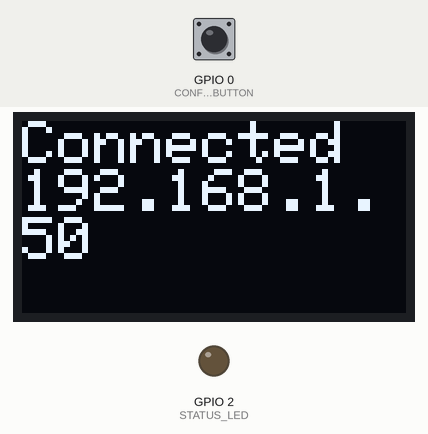
Recording of a sketch running on a simulated ESP32. Parts: 128×64 one-colour display, output pins drawn as LEDs (lit = HIGH). The inputs (shaded band) are chosen by the test bench; at power-on: GPIO 0 (CONFIG_BUTTON) HIGH. WiFi joins after 1.5 s; servers stay silent unless stated; a WiFi scan finds three made-up networks; EEPROM starts erased; the Firebase database answers and starts empty; what the sketch prints to the serial monitor is not drawn.

Above: at 4.7 s.
At 9.9 s:
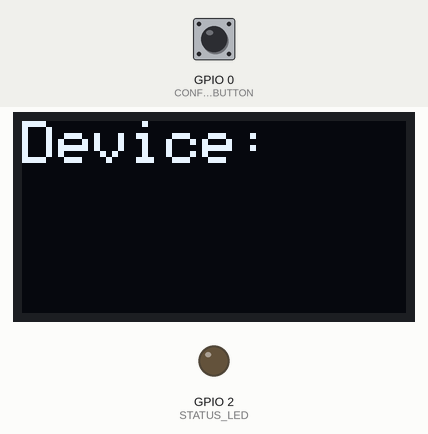
10.0 s: GPIO 0 (CONFIG_BUTTON) pulled LOW for 3.2 s
At 12.2 s:
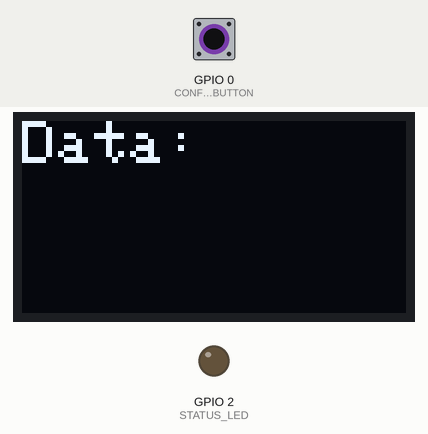
At 14.2 s:
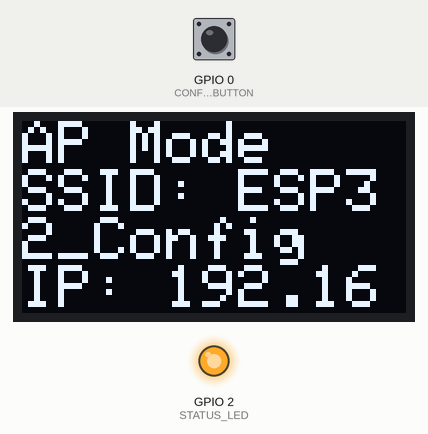
Timing chart, 0 to 15.7 s (numbered marks = the images above; inputs shaded):
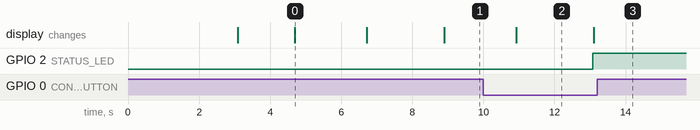

Measured:
- after the input at 10.0 s, GPIO 2 (STATUS_LED): LOW → HIGH after 3.1 s; the display: first differs from a run without the input after 3.1 s (image 3)
- what the display in image 0 shows lasts 2.0 s, from 4.7 s to 6.7 s
- what the display in image 2 shows lasts 2.2 s, from 10.9 s to 13.1 s

The sketch:

LAB2_EEPROM_WIFI.ino
```cpp
#include <EEPROM.h>
#include <WiFi.h>
#include <WebServer.h>
#include <Wire.h>
#include <Adafruit_GFX.h>
#include <Adafruit_SSD1306.h>
#include <Firebase_ESP_Client.h>

// Constants
#define EEPROM_SIZE 100
#define FIREBASE_AUTH "YOUR-API-KEY"
#define FIREBASE_URL "https://your-project-id.firebaseio.com/"
#define SCREEN_WIDTH 128
#define SCREEN_HEIGHT 64
#define CONFIG_BUTTON 0
#define STATUS_LED 2

// OLED Display
Adafruit_SSD1306 display(SCREEN_WIDTH, SCREEN_HEIGHT, &Wire, -1);

// Firebase
FirebaseData fbdo;
FirebaseAuth auth;
FirebaseConfig config;

// Web Server
WebServer server(80);

// Credentials
String ssid = "";
String password = "";
String deviceId = "";
bool apmode = false;
bool scanComplete = false;
String scannedNetworks = "<p>Scanning networks...</p>";

// Function Prototypes
void showMessage(String line1, String line2 = "", String line3 = "");
void connectWiFi();
void enterAPMode();
void handleWebServer();
void writeEEPROM(int start, String data);
String readEEPROM(int start);
void setupFirebase();
void fetchFirebaseText();
void clearEEPROM();

void showMessage(String line1, String line2, String line3) {
  display.clearDisplay();
  display.setCursor(0, 0);
  display.setTextSize(2);
  display.setTextColor(WHITE);
  display.println(line1);
  if (line2 != "") display.println(line2);
  if (line3 != "") display.println(line3);
  display.display();

  Serial.println(line1);
  if (line2 != "") Serial.println(line2);
  if (line3 != "") Serial.println(line3);
  Serial.println("----------------------");
}

void connectWiFi() {
  WiFi.begin(ssid.c_str(), password.c_str());
  showMessage("Connecting to WiFi", ssid);
  Serial.print("Connecting to WiFi: "); Serial.println(ssid);

  int attempts = 0;
  while (WiFi.status() != WL_CONNECTED && attempts < 20) {
    delay(500);
    display.print(".");
    display.display();
    Serial.print(".");
    attempts++;
  }
  Serial.println();

  if (WiFi.status() == WL_CONNECTED) {
    showMessage("Connected", WiFi.localIP().toString());
    Serial.println("WiFi connected");
    delay(2000);  // Show connection status for 2 seconds
    Serial.print("IP Address: "); Serial.println(WiFi.localIP());
    apmode = false;
  } else {
    showMessage("WiFi Failed", "Starting AP Mode");
    Serial.println("WiFi connection failed - Starting AP Mode");
    delay(2000);  // Show failure status for 2 seconds
    enterAPMode();  // Automatically enter AP mode when WiFi fails
  }
}

void enterAPMode() {
  apmode = true;
  digitalWrite(STATUS_LED, HIGH);
  WiFi.mode(WIFI_AP_STA);
  WiFi.softAP("ESP32_Config", "");
  showMessage("AP Mode", "SSID: ESP32_Config", "IP: " + WiFi.softAPIP().toString());
  WiFi.scanNetworks(true);
  handleWebServer();
}

void handleWebServer() {
  server.on("/", HTTP_GET, []() {
    String html = R"rawliteral(
      <!DOCTYPE html>
      <html lang="en">
      <head>
          <meta charset="UTF-8">
          <meta name="viewport" content="width=device-width, initial-scale=1.0">
          <title>ESP32 Configuration</title>
          <style>
              body {
                  font-family: 'Arial', sans-serif;
                  background-color: #fafafa;
                  color: #4a4a4a;
                  padding: 20px;
                  display: flex;
                  justify-content: center;
                  align-items: center;
                  min-height: 100vh;
                  margin: 0;
              }
              .container {
                  background: #ffffff;
                  border-radius: 15px;
                  box-shadow: 0 4px 15px rgba(0, 0, 0, 0.1);
                  width: 100%;
                  max-width: 600px;
                  padding: 30px;
                  text-align: center;
              }
              h1 {
                  color: #e91e63;
                  font-size: 28px;
                  margin-bottom: 30px;
                  font-weight: 600;
              }
              .form-group {
                  margin-bottom: 20px;
                  text-align: left;
              }
              label {
                  display: block;
                  color: #666;
                  margin-bottom: 8px;
                  font-size: 14px;
              }
              input[type="text"], input[type="password"] {
                  width: 100%;
                  padding: 12px;
                  border: 2px solid #f8bbd0;
                  border-radius: 8px;
                  font-size: 16px;
                  transition: all 0.3s ease;
                  box-sizing: border-box;
              }
              input[type="text"]:focus, input[type="password"]:focus {
                  border-color: #e91e63;
                  outline: none;
                  box-shadow: 0 0 0 3px rgba(233, 30, 99, 0.1);
              }
              .btn {
                  background-color: #e91e63;
                  color: white;
                  border: none;
                  padding: 12px 30px;
                  border-radius: 8px;
                  font-size: 16px;
                  cursor: pointer;
                  transition: background-color 0.3s ease;
                  width: 100%;
                  margin-top: 10px;
              }
              .btn:hover {
                  background-color: #c2185b;
              }
              .btn-secondary {
                  background-color: #9e9e9e;
                  margin-top: 10px;
              }
              .btn-secondary:hover {
                  background-color: #757575;
              }
              .btn-danger {
                  background-color: #f44336;
                  margin-top: 10px;
              }
              .btn-danger:hover {
                  background-color: #d32f2f;
              }
              .status {
                  margin-top: 20px;
                  padding: 15px;
                  border-radius: 8px;
                  background-color: #f8bbd0;
                  color: #c2185b;
                  font-size: 14px;
              }
              .current-settings {
                  margin-top: 30px;
                  padding: 20px;
                  background-color: #fff5f8;
                  border-radius: 8px;
                  text-align: left;
              }
              .current-settings h2 {
                  color: #e91e63;
                  font-size: 18px;
                  margin-bottom: 15px;
              }
              .current-settings p {
                  margin: 8px 0;
                  color: #666;
                  font-size: 14px;
              }
              .current-settings strong {
                  color: #e91e63;
              }
              .networks-table {
                  width: 100%;
                  margin-top: 20px;
                  border-collapse: separate;
                  border-spacing: 0;
                  background: #fff5f8;
                  border-radius: 12px;
                  overflow: hidden;
                  box-shadow: 0 2px 8px rgba(233,30,99,0.08);
                  border: 2px solid #f8bbd0;
              }
              .networks-table th {
                  background-color: #e91e63;
                  color: white;
                  padding: 12px;
                  text-align: left;
                  font-weight: 500;
                  border-bottom: 2px solid #f8bbd0;
              }
              .networks-table td {
                  padding: 12px;
                  border-bottom: 1px solid #f8bbd0;
                  color: #666;
              }
              .networks-table tr:last-child td {
                  border-bottom: none;
              }
              .networks-table tr:hover {
                  background-color: #f8bbd0;
              }
              .signal-strength {
                  display: inline-block;
                  width: 60px;
                  height: 20px;
                  background: #f8bbd0;
                  border-radius: 10px;
                  overflow: hidden;
                  position: relative;
              }
              .signal-bar {
                  height: 100%;
                  background: #e91e63;
                  border-radius: 10px;
                  transition: width 0.3s ease;
              }
              .button-group {
                  display: flex;
                  gap: 10px;
                  margin-top: 20px;
              }
              .button-group .btn {
                  flex: 1;
                  margin: 0;
              }
              .refresh-btn {
                  background-color: #f8bbd0;
                  color: #e91e63;
                  font-weight: bold;
                  margin-top: 10px;
                  border: none;
                  border-radius: 8px;
                  box-shadow: 0 2px 8px rgba(233,30,99,0.08);
                  transition: background 0.3s, color 0.3s;
              }
              .refresh-btn:hover {
                  background-color: #e91e63;
                  color: #fff;
              }
          </style>
      </head>
      <body>
          <div class="container">
              <h1>ESP32 Configuration</h1>
              <div class="current-settings">
                  <h2>Current Settings</h2>
                  <p><strong>SSID:</strong> )rawliteral" + ssid + R"rawliteral(</p>
                  <p><strong>Device ID:</strong> )rawliteral" + deviceId + R"rawliteral(</p>
              </div>
              <form action="/save" method="POST">
                  <div class="form-group">
                      <label for="ssid">WiFi SSID</label>
                      <input type="text" id="ssid" name="ssid" placeholder="Enter WiFi SSID" required>
                  </div>
                  <div class="form-group">
                      <label for="pass">WiFi Password</label>
                      <input type="password" id="pass" name="pass" placeholder="Enter WiFi Password">
                  </div>
                  <div class="form-group">
                      <label for="devid">Device ID</label>
                      <input type="text" id="devid" name="devid" placeholder="Enter Device ID" required>
                  </div>
                  <div class="button-group">
                      <button type="submit" class="btn">Save Settings</button>
                      <button type="button" class="btn btn-secondary" onclick="clearFields()">Clear Fields</button>
                  </div>
              </form>
              <h3>Available Networks</h3>
              <button class="btn refresh-btn" onclick="window.location.reload()">Refresh Networks</button>
              <div style="margin-top:10px;">
              )rawliteral" + scannedNetworks + R"rawliteral(
              </div>
              <div class="button-group">
                  <button class="btn btn-danger" onclick="window.location.href='/clear';">Clear All Data</button>
              </div>
              <div class="status">
                  Connect to ESP32_Config to configure your device
              </div>
          </div>
          <script>
              function clearFields() {
                  document.getElementById('ssid').value = '';
                  document.getElementById('pass').value = '';
                  document.getElementById('devid').value = '';
              }
          </script>
      </body>
      </html>
    )rawliteral";
    server.send(200, "text/html", html);
  });

  server.on("/save", HTTP_POST, []() {
    String newSSID = server.arg("ssid");
    String newPass = server.arg("pass");
    String newDevID = server.arg("devid");

    if (newSSID.length() > 0 && newDevID.length() > 0) {
      writeEEPROM(0, newSSID);
      writeEEPROM(30, newPass);
      writeEEPROM(60, newDevID);
      String html = R"rawliteral(
        <!DOCTYPE html>
        <html lang="en">
        <head>
            <meta charset="UTF-8">
            <meta name="viewport" content="width=device-width, initial-scale=1.0">
            <title>Settings Saved</title>
            <style>
                body {
                    font-family: 'Arial', sans-serif;
                    background-color: #fafafa;
                    color: #4a4a4a;
                    padding: 20px;
                    display: flex;
                    justify-content: center;
                    align-items: center;
                    min-height: 100vh;
                    margin: 0;
                }

                .container {
                    background: #ffffff;
                    border-radius: 15px;
                    box-shadow: 0 4px 15px rgba(0, 0, 0, 0.1);
                    width: 100%;
                    max-width: 400px;
                    padding: 30px;
                    text-align: center;
                }

                .success-icon {
                    font-size: 60px;
                    color: #e91e63;
                    margin-bottom: 20px;
                }

                h1 {
                    color: #e91e63;
                    font-size: 24px;
                    margin-bottom: 20px;
                }

                p {
                    color: #666;
                    margin-bottom: 30px;
                }

                .btn {
                    background-color: #e91e63;
                    color: white;
                    border: none;
                    padding: 12px 30px;
                    border-radius: 8px;
                    font-size: 16px;
                    cursor: pointer;
                    transition: background-color 0.3s ease;
                    text-decoration: none;
                    display: inline-block;
                }

                .btn:hover {
                    background-color: #c2185b;
                }
            </style>
        </head>
        <body>
            <div class="container">
                <div class="success-icon">✓</div>
                <h1>Settings Saved Successfully!</h1>
                <p>The device will restart to apply the new configuration.</p>
                <a href="/" class="btn">Back to Configuration</a>
            </div>
        </body>
        </html>
      )rawliteral";
      server.send(200, "text/html", html);
      delay(2000);
      ESP.restart();
    }
  });

  server.on("/clear", HTTP_GET, []() {
    clearEEPROM();
    String html = R"rawliteral(
      <!DOCTYPE html>
      <html lang="en">
      <head>
          <meta charset="UTF-8">
          <meta name="viewport" content="width=device-width, initial-scale=1.0">
          <title>All Data Cleared</title>
          <style>
              body { font-family: 'Arial', sans-serif; background-color: #fafafa; color: #333; display: flex; justify-content: center; align-items: center; height: 100vh; margin: 0; }
              .container { background: #ffffff; border-radius: 10px; box-shadow: 0 4px 8px rgba(0, 0, 0, 0.1); padding: 40px; text-align: center; width: 300px; }
              h2 { color: #f44336; font-size: 24px; margin-bottom: 20px; }
              p { color: #555; font-size: 16px; margin-bottom: 20px; }
              .btn-back { padding: 12px 20px; background-color: #e91e63; color: white; border: none; border-radius: 5px; font-size: 18px; cursor: pointer; transition: background-color 0.3s ease; text-decoration: none; }
              .btn-back:hover { background-color: #d81b60; }
              .icon { font-size: 50px; color: #f44336; margin-bottom: 20px; }
          </style>
      </head>
      <body>
          <div class="container">
              <div class="icon">❌</div>
              <h2>All Data Cleared</h2>
              <p>The device will restart now. Please reconnect and reconfigure if needed.</p>
              <a href="/" class="btn-back">Back to Configuration</a>
          </div>
      </body>
      </html>
    )rawliteral";
    server.send(200, "text/html", html);
    delay(2000);
    ESP.restart();
  });

  server.begin();
}

void setupFirebase() {
  if (apmode) return;

config.api_key = FIREBASE_AUTH;
config.database_url = FIREBASE_URL;
auth.user.email = "YOUR-EMAIL";
auth.user.password = "YOUR-PASSWORD";
Firebase.begin(&config, &auth);
Firebase.reconnectWiFi(true);

// Clear display and set up the cursor
display.clearDisplay();
display.setCursor(0, 0);  // Set cursor to top-left
display.setTextSize(2);    // Set text size
display.println("Firebase");  // First line
display.setCursor(0, 20);    // Move the cursor down to the next line
display.println("Ready");    // Second line
display.display();          // Show the content on the display

delay(2000);  // Show Firebase ready status for 2 seconds
Serial.println("Firebase initialized with user credentials");

}

void fetchFirebaseText() {
  if (apmode || !Firebase.ready()) return;

  if (Firebase.RTDB.getString(&fbdo, "/oled/displayText")) {
    String value = fbdo.stringData();

    // Show device ID
    display.clearDisplay();
    display.setCursor(0, 0);
    display.setTextSize(2);
    display.println("Device:");
    display.setCursor(0, 20);
    display.println(deviceId);
    display.display();
    delay(2000);  // Show device info for 2 seconds

    // Show fetched data
    display.clearDisplay();
    display.setCursor(0, 0);
    display.println("Data:");
    display.setCursor(0, 20);
    display.setTextSize(2);
    display.println(value);
    display.display();
    delay(2000);  // Show data for 2 seconds

    Serial.println("Device: " + deviceId);
    Serial.println("Data: " + value);
  } else {
    showMessage("Firebase Error", fbdo.errorReason());
    delay(2000);  // Show error for 2 seconds
    Serial.println("Firebase error: " + fbdo.errorReason());
  }
}

void writeEEPROM(int start, String data) {
  for (int i = 0; i < data.length(); i++) EEPROM.write(start + i, data[i]);
  EEPROM.write(start + data.length(), '\0');
  EEPROM.commit();
}

String readEEPROM(int start) {
  char data[50];
  int len = 0;
  unsigned char k = EEPROM.read(start);
  while (k != '\0' && len < 50) {
    data[len] = k;
    len++;
    k = EEPROM.read(start + len);
  }
  data[len] = '\0';
  return String(data);
}

void clearEEPROM() {
  EEPROM.begin(EEPROM_SIZE);
  for (int i = 0; i < 60; i++) EEPROM.write(i, 0);
  EEPROM.commit();
  EEPROM.end();
}

void setup() {
  Serial.begin(115200);
  pinMode(CONFIG_BUTTON, INPUT_PULLUP);
  pinMode(STATUS_LED, OUTPUT);
  digitalWrite(STATUS_LED, LOW);

  EEPROM.begin(EEPROM_SIZE);
  display.begin(SSD1306_SWITCHCAPVCC, 0x3C);
  showMessage("OLED Initialized");
  Serial.println("OLED display initialized");

  // Read credentials from EEPROM
  ssid = readEEPROM(0);
  password = readEEPROM(30);
  deviceId = readEEPROM(60);

  // Check if button is pressed during boot (3 seconds window)
  unsigned long startTime = millis();
  while (millis() - startTime < 3000) {
    if (digitalRead(CONFIG_BUTTON) == LOW) {
      enterAPMode();
      return;
    }
    delay(100);
  }

  // Fallback default credentials if empty
  if (ssid.length() == 0) {
    ssid = "hfsha";
    password = "12345678";
    deviceId = "ESP32Device001";
    writeEEPROM(0, ssid);
    writeEEPROM(30, password);
    writeEEPROM(60, deviceId);
    Serial.println("Default credentials written to EEPROM");
  }

  connectWiFi();
  if (!apmode) {
    setupFirebase();
  }
}

void loop() {
  // Check for config button press
  if (digitalRead(CONFIG_BUTTON) == LOW) {
    delay(50); // Debounce
    if (digitalRead(CONFIG_BUTTON) == LOW) {
      enterAPMode();
    }
  }

  if (apmode) {
    server.handleClient();

    // Handle WiFi scanning
    if (!scanComplete) {
      int n = WiFi.scanComplete();
      if (n == -2) WiFi.scanNetworks(true);
      else if (n >= 0) {
        scannedNetworks = "<table border='1' style='width:100%; border-collapse:collapse;'>"
                         "<tr><th>SSID</th><th>Signal Strength</th></tr>";
        for (int i = 0; i < n; ++i) {
          scannedNetworks += "<tr><td>" + WiFi.SSID(i) + "</td><td>" + String(WiFi.RSSI(i)) + " dBm</td></tr>";
        }
        scannedNetworks += "</table>";
        scanComplete = true;
        WiFi.scanDelete();
      }
    }
  } else {
    fetchFirebaseText();
  }

  delay(100);
}
```
